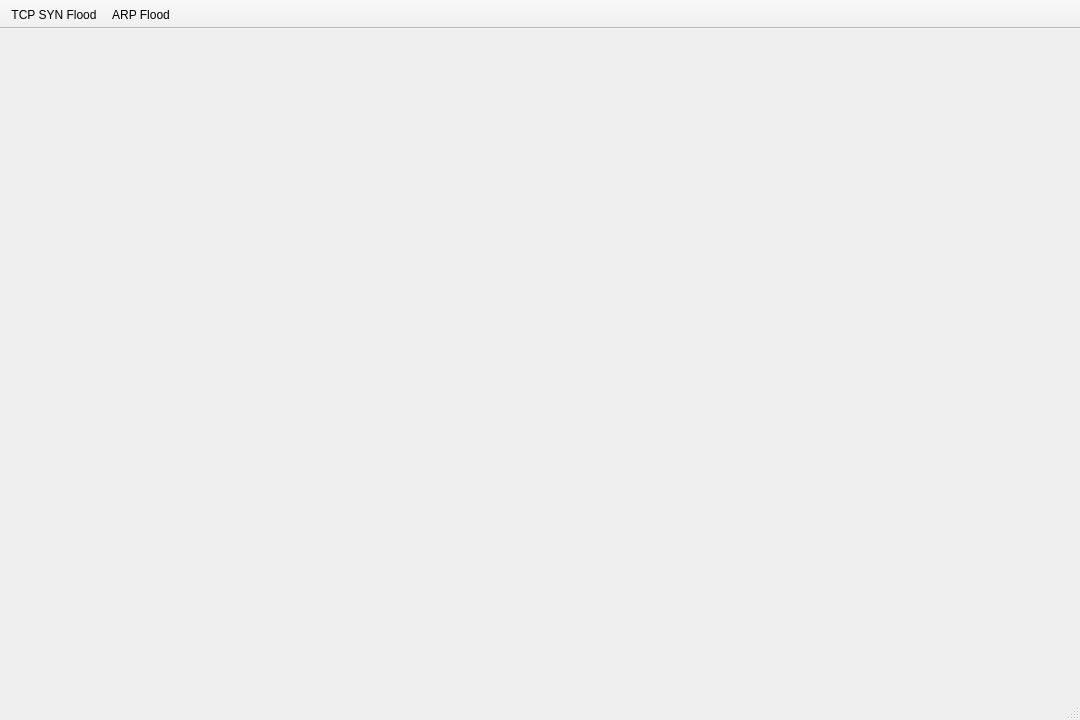
<?xml version="1.0" encoding="UTF-8"?>
<ui version="4.0">
 <class>MainWindow</class>
 <widget class="QMainWindow" name="MainWindow">
  <property name="geometry">
   <rect>
    <x>0</x>
    <y>0</y>
    <width>1080</width>
    <height>720</height>
   </rect>
  </property>
  <property name="windowTitle">
   <string>Attack analysis</string>
  </property>
  <widget class="QWidget" name="centralwidget">
   <layout class="QGridLayout" name="gridLayout_2">
    <property name="leftMargin">
     <number>0</number>
    </property>
    <property name="topMargin">
     <number>0</number>
    </property>
    <property name="rightMargin">
     <number>0</number>
    </property>
    <property name="bottomMargin">
     <number>0</number>
    </property>
    <property name="spacing">
     <number>0</number>
    </property>
   </layout>
  </widget>
  <widget class="QToolBar" name="toolBar">
   <property name="windowTitle">
    <string>toolBar</string>
   </property>
   <property name="movable">
    <bool>false</bool>
   </property>
   <attribute name="toolBarArea">
    <enum>TopToolBarArea</enum>
   </attribute>
   <attribute name="toolBarBreak">
    <bool>false</bool>
   </attribute>
   <addaction name="actionTCP_SYN_Flood"/>
   <addaction name="actionARP_Flood"/>
  </widget>
  <widget class="QStatusBar" name="statusBar"/>
  <action name="actionTCP_SYN_Flood">
   <property name="text">
    <string>TCP SYN Flood</string>
   </property>
  </action>
  <action name="actionARP_Flood">
   <property name="text">
    <string>ARP Flood</string>
   </property>
  </action>
 </widget>
 <resources/>
 <connections/>
</ui>
